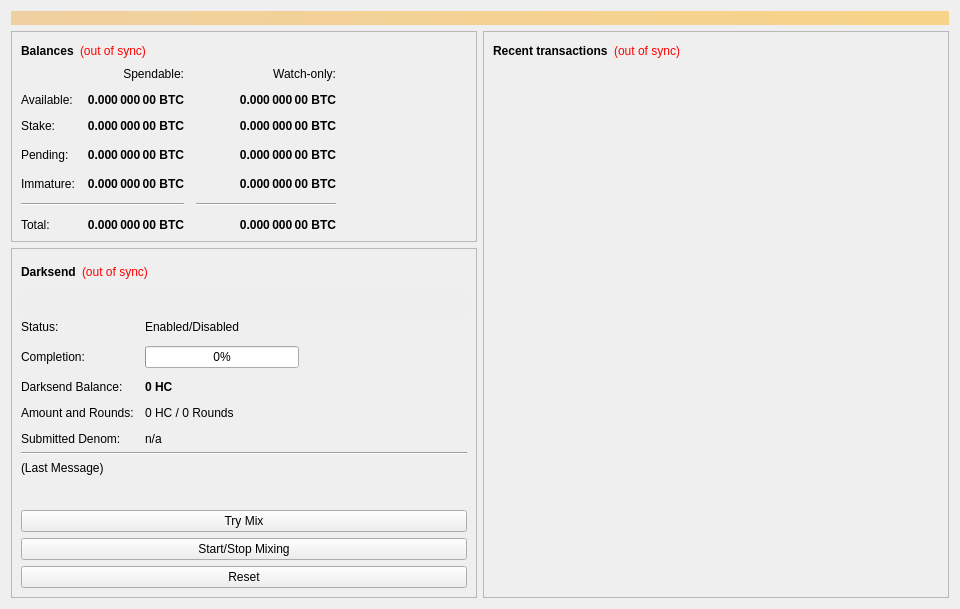
<?xml version="1.0" encoding="UTF-8"?>
<ui version="4.0">
 <class>OverviewPage</class>
 <widget class="QWidget" name="OverviewPage">
  <property name="geometry">
   <rect>
    <x>0</x>
    <y>0</y>
    <width>960</width>
    <height>594</height>
   </rect>
  </property>
  <property name="minimumSize">
   <size>
    <width>960</width>
    <height>0</height>
   </size>
  </property>
  <property name="windowTitle">
   <string>Form</string>
  </property>
  <layout class="QVBoxLayout" name="topLayout">
   <item>
    <widget class="QLabel" name="labelAlerts">
     <property name="visible">
      <bool>false</bool>
     </property>
     <property name="styleSheet">
      <string notr="true">background-color: qlineargradient(x1: 0, y1: 0, x2: 1, y2: 0, stop:0 #F0D0A0, stop:1 #F8D488); color:#000000;</string>
     </property>
     <property name="wordWrap">
      <bool>true</bool>
     </property>
     <property name="margin">
      <number>3</number>
     </property>
    </widget>
   </item>
   <item>
    <layout class="QHBoxLayout" name="horizontalLayout" stretch="1,1">
     <item>
      <layout class="QVBoxLayout" name="verticalLayout_2">
       <item>
        <widget class="QFrame" name="frame">
         <property name="frameShape">
          <enum>QFrame::StyledPanel</enum>
         </property>
         <property name="frameShadow">
          <enum>QFrame::Raised</enum>
         </property>
         <layout class="QVBoxLayout" name="verticalLayout_4">
          <item>
           <layout class="QHBoxLayout" name="horizontalLayout_4">
            <item>
             <widget class="QLabel" name="label_5">
              <property name="font">
               <font>
                <weight>75</weight>
                <bold>true</bold>
               </font>
              </property>
              <property name="text">
               <string>Balances</string>
              </property>
             </widget>
            </item>
            <item>
             <widget class="QLabel" name="labelWalletStatus">
              <property name="cursor">
               <cursorShape>WhatsThisCursor</cursorShape>
              </property>
              <property name="toolTip">
               <string>The displayed information may be out of date. Your wallet automatically synchronizes with the Harvest network after a connection is established, but this process has not completed yet.</string>
              </property>
              <property name="styleSheet">
               <string notr="true">QLabel { color: red; }</string>
              </property>
              <property name="text">
               <string notr="true">(out of sync)</string>
              </property>
              <property name="alignment">
               <set>Qt::AlignLeading|Qt::AlignLeft|Qt::AlignVCenter</set>
              </property>
             </widget>
            </item>
            <item>
             <spacer name="horizontalSpacer_3">
              <property name="orientation">
               <enum>Qt::Horizontal</enum>
              </property>
              <property name="sizeHint" stdset="0">
               <size>
                <width>40</width>
                <height>20</height>
               </size>
              </property>
             </spacer>
            </item>
           </layout>
          </item>
          <item>
           <layout class="QGridLayout" name="gridLayout">
            <property name="spacing">
             <number>12</number>
            </property>
            <item row="3" column="2">
             <widget class="QLabel" name="labelWatchPending">
              <property name="font">
               <font>
                <weight>75</weight>
                <bold>true</bold>
               </font>
              </property>
              <property name="cursor">
               <cursorShape>IBeamCursor</cursorShape>
              </property>
              <property name="toolTip">
               <string>Unconfirmed transactions to watch-only addresses</string>
              </property>
              <property name="text">
               <string notr="true">0.000 000 00 BTC</string>
              </property>
              <property name="alignment">
               <set>Qt::AlignRight|Qt::AlignTrailing|Qt::AlignVCenter</set>
              </property>
              <property name="textInteractionFlags">
               <set>Qt::LinksAccessibleByMouse|Qt::TextSelectableByKeyboard|Qt::TextSelectableByMouse</set>
              </property>
             </widget>
            </item>
            <item row="3" column="1">
             <widget class="QLabel" name="labelUnconfirmed">
              <property name="font">
               <font>
                <weight>75</weight>
                <bold>true</bold>
               </font>
              </property>
              <property name="cursor">
               <cursorShape>IBeamCursor</cursorShape>
              </property>
              <property name="toolTip">
               <string>Total of transactions that have yet to be confirmed, and do not yet count toward the spendable balance</string>
              </property>
              <property name="text">
               <string notr="true">0.000 000 00 BTC</string>
              </property>
              <property name="alignment">
               <set>Qt::AlignRight|Qt::AlignTrailing|Qt::AlignVCenter</set>
              </property>
              <property name="textInteractionFlags">
               <set>Qt::LinksAccessibleByMouse|Qt::TextSelectableByKeyboard|Qt::TextSelectableByMouse</set>
              </property>
             </widget>
            </item>
            <item row="4" column="2">
             <widget class="QLabel" name="labelWatchImmature">
              <property name="font">
               <font>
                <weight>75</weight>
                <bold>true</bold>
               </font>
              </property>
              <property name="cursor">
               <cursorShape>IBeamCursor</cursorShape>
              </property>
              <property name="toolTip">
               <string>Mined balance in watch-only addresses that has not yet matured</string>
              </property>
              <property name="text">
               <string notr="true">0.000 000 00 BTC</string>
              </property>
              <property name="alignment">
               <set>Qt::AlignRight|Qt::AlignTrailing|Qt::AlignVCenter</set>
              </property>
              <property name="textInteractionFlags">
               <set>Qt::LinksAccessibleByMouse|Qt::TextSelectableByKeyboard|Qt::TextSelectableByMouse</set>
              </property>
             </widget>
            </item>
            <item row="5" column="0" colspan="2">
             <widget class="Line" name="lineSpendableBalance">
              <property name="orientation">
               <enum>Qt::Horizontal</enum>
              </property>
             </widget>
            </item>
            <item row="5" column="2">
             <widget class="Line" name="lineWatchBalance">
              <property name="sizePolicy">
               <sizepolicy hsizetype="Preferred" vsizetype="Fixed">
                <horstretch>0</horstretch>
                <verstretch>0</verstretch>
               </sizepolicy>
              </property>
              <property name="minimumSize">
               <size>
                <width>140</width>
                <height>0</height>
               </size>
              </property>
              <property name="orientation">
               <enum>Qt::Horizontal</enum>
              </property>
             </widget>
            </item>
            <item row="6" column="0">
             <widget class="QLabel" name="labelTotalText">
              <property name="text">
               <string>Total:</string>
              </property>
             </widget>
            </item>
            <item row="4" column="1">
             <widget class="QLabel" name="labelImmature">
              <property name="font">
               <font>
                <weight>75</weight>
                <bold>true</bold>
               </font>
              </property>
              <property name="cursor">
               <cursorShape>IBeamCursor</cursorShape>
              </property>
              <property name="toolTip">
               <string>Mined balance that has not yet matured</string>
              </property>
              <property name="text">
               <string notr="true">0.000 000 00 BTC</string>
              </property>
              <property name="alignment">
               <set>Qt::AlignRight|Qt::AlignTrailing|Qt::AlignVCenter</set>
              </property>
              <property name="textInteractionFlags">
               <set>Qt::LinksAccessibleByMouse|Qt::TextSelectableByKeyboard|Qt::TextSelectableByMouse</set>
              </property>
             </widget>
            </item>
            <item row="3" column="3">
             <spacer name="horizontalSpacer_2">
              <property name="orientation">
               <enum>Qt::Horizontal</enum>
              </property>
              <property name="sizeHint" stdset="0">
               <size>
                <width>40</width>
                <height>20</height>
               </size>
              </property>
             </spacer>
            </item>
            <item row="4" column="0">
             <widget class="QLabel" name="labelImmatureText">
              <property name="text">
               <string>Immature:</string>
              </property>
             </widget>
            </item>
            <item row="6" column="1">
             <widget class="QLabel" name="labelTotal">
              <property name="font">
               <font>
                <weight>75</weight>
                <bold>true</bold>
               </font>
              </property>
              <property name="cursor">
               <cursorShape>IBeamCursor</cursorShape>
              </property>
              <property name="toolTip">
               <string>Your current total balance</string>
              </property>
              <property name="text">
               <string notr="true">0.000 000 00 BTC</string>
              </property>
              <property name="alignment">
               <set>Qt::AlignRight|Qt::AlignTrailing|Qt::AlignVCenter</set>
              </property>
              <property name="textInteractionFlags">
               <set>Qt::LinksAccessibleByMouse|Qt::TextSelectableByKeyboard|Qt::TextSelectableByMouse</set>
              </property>
             </widget>
            </item>
            <item row="6" column="2">
             <widget class="QLabel" name="labelWatchTotal">
              <property name="font">
               <font>
                <weight>75</weight>
                <bold>true</bold>
               </font>
              </property>
              <property name="cursor">
               <cursorShape>IBeamCursor</cursorShape>
              </property>
              <property name="toolTip">
               <string>Current total balance in watch-only addresses</string>
              </property>
              <property name="text">
               <string notr="true">0.000 000 00 BTC</string>
              </property>
              <property name="alignment">
               <set>Qt::AlignRight|Qt::AlignTrailing|Qt::AlignVCenter</set>
              </property>
              <property name="textInteractionFlags">
               <set>Qt::LinksAccessibleByMouse|Qt::TextSelectableByKeyboard|Qt::TextSelectableByMouse</set>
              </property>
             </widget>
            </item>
            <item row="0" column="2">
             <widget class="QLabel" name="labelWatchonly">
              <property name="text">
               <string>Watch-only:</string>
              </property>
              <property name="alignment">
               <set>Qt::AlignRight|Qt::AlignTrailing|Qt::AlignVCenter</set>
              </property>
             </widget>
            </item>
            <item row="1" column="0">
             <widget class="QLabel" name="labelBalanceText">
              <property name="text">
               <string>Available:</string>
              </property>
             </widget>
            </item>
            <item row="1" column="1">
             <widget class="QLabel" name="labelBalance">
              <property name="font">
               <font>
                <weight>75</weight>
                <bold>true</bold>
               </font>
              </property>
              <property name="cursor">
               <cursorShape>IBeamCursor</cursorShape>
              </property>
              <property name="toolTip">
               <string>Your current spendable balance</string>
              </property>
              <property name="text">
               <string notr="true">0.000 000 00 BTC</string>
              </property>
              <property name="alignment">
               <set>Qt::AlignRight|Qt::AlignTrailing|Qt::AlignVCenter</set>
              </property>
              <property name="textInteractionFlags">
               <set>Qt::LinksAccessibleByMouse|Qt::TextSelectableByKeyboard|Qt::TextSelectableByMouse</set>
              </property>
             </widget>
            </item>
            <item row="2" column="0">
             <widget class="QLabel" name="label_10">
              <property name="text">
               <string>Stake:</string>
              </property>
             </widget>
            </item>
            <item row="2" column="1">
             <widget class="QLabel" name="labelStake">
              <property name="font">
               <font>
                <weight>75</weight>
                <bold>true</bold>
               </font>
              </property>
              <property name="cursor">
               <cursorShape>IBeamCursor</cursorShape>
              </property>
              <property name="toolTip">
               <string>Total of coins that was staked, and do not yet count toward the current balance</string>
              </property>
              <property name="text">
               <string notr="true">0.000 000 00 BTC</string>
              </property>
              <property name="alignment">
               <set>Qt::AlignRight|Qt::AlignTrailing|Qt::AlignVCenter</set>
              </property>
              <property name="textInteractionFlags">
               <set>Qt::LinksAccessibleByMouse|Qt::TextSelectableByKeyboard|Qt::TextSelectableByMouse</set>
              </property>
             </widget>
            </item>
            <item row="2" column="2">
             <widget class="QLabel" name="labelWatchStake">
              <property name="font">
               <font>
                <weight>75</weight>
                <bold>true</bold>
               </font>
              </property>
              <property name="cursor">
               <cursorShape>IBeamCursor</cursorShape>
              </property>
              <property name="toolTip">
               <string>Total of coins that was staked in watch-only addresses, and do not yet count toward the current watch-only balance</string>
              </property>
              <property name="text">
               <string notr="true">0.000 000 00 BTC</string>
              </property>
              <property name="alignment">
               <set>Qt::AlignRight|Qt::AlignTrailing|Qt::AlignVCenter</set>
              </property>
              <property name="textInteractionFlags">
               <set>Qt::LinksAccessibleByMouse|Qt::TextSelectableByKeyboard|Qt::TextSelectableByMouse</set>
              </property>
             </widget>
            </item>
            <item row="1" column="2">
             <widget class="QLabel" name="labelWatchAvailable">
              <property name="font">
               <font>
                <weight>75</weight>
                <bold>true</bold>
               </font>
              </property>
              <property name="cursor">
               <cursorShape>IBeamCursor</cursorShape>
              </property>
              <property name="toolTip">
               <string>Your current balance in watch-only addresses</string>
              </property>
              <property name="text">
               <string notr="true">0.000 000 00 BTC</string>
              </property>
              <property name="alignment">
               <set>Qt::AlignRight|Qt::AlignTrailing|Qt::AlignVCenter</set>
              </property>
              <property name="textInteractionFlags">
               <set>Qt::LinksAccessibleByMouse|Qt::TextSelectableByKeyboard|Qt::TextSelectableByMouse</set>
              </property>
             </widget>
            </item>
            <item row="3" column="0">
             <widget class="QLabel" name="labelPendingText">
              <property name="text">
               <string>Pending:</string>
              </property>
             </widget>
            </item>
            <item row="0" column="1">
             <widget class="QLabel" name="labelSpendable">
              <property name="text">
               <string>Spendable:</string>
              </property>
              <property name="alignment">
               <set>Qt::AlignRight|Qt::AlignTrailing|Qt::AlignVCenter</set>
              </property>
             </widget>
            </item>
           </layout>
          </item>
         </layout>
        </widget>
       </item>
       <item>
        <widget class="QFrame" name="frameDarksend">
         <property name="sizePolicy">
          <sizepolicy hsizetype="Expanding" vsizetype="Expanding">
           <horstretch>0</horstretch>
           <verstretch>0</verstretch>
          </sizepolicy>
         </property>
         <property name="minimumSize">
          <size>
           <width>0</width>
           <height>350</height>
          </size>
         </property>
         <property name="layoutDirection">
          <enum>Qt::LeftToRight</enum>
         </property>
         <property name="frameShape">
          <enum>QFrame::StyledPanel</enum>
         </property>
         <property name="frameShadow">
          <enum>QFrame::Raised</enum>
         </property>
         <layout class="QVBoxLayout" name="verticalLayout_5">
          <item>
           <layout class="QHBoxLayout" name="horizontalLayout_5">
            <item>
             <widget class="QLabel" name="label_2">
              <property name="font">
               <font>
                <weight>75</weight>
                <bold>true</bold>
               </font>
              </property>
              <property name="text">
               <string>Darksend</string>
              </property>
             </widget>
            </item>
            <item>
             <widget class="QLabel" name="labelDarksendSyncStatus">
              <property name="toolTip">
               <string>The displayed information may be out of date. Your wallet automatically synchronizes with the Harvest network after a connection is established, but this process has not completed yet.</string>
              </property>
              <property name="styleSheet">
               <string notr="true">QLabel { color: red; }</string>
              </property>
              <property name="text">
               <string notr="true">(out of sync)</string>
              </property>
              <property name="alignment">
               <set>Qt::AlignLeading|Qt::AlignLeft|Qt::AlignVCenter</set>
              </property>
             </widget>
            </item>
            <item>
             <spacer name="horizontalSpacer_4">
              <property name="orientation">
               <enum>Qt::Horizontal</enum>
              </property>
              <property name="sizeHint" stdset="0">
               <size>
                <width>40</width>
                <height>20</height>
               </size>
              </property>
             </spacer>
            </item>
           </layout>
          </item>
          <item>
           <widget class="QPushButton" name="runAutoDenom">
            <property name="palette">
             <palette>
              <active>
               <colorrole role="WindowText">
                <brush brushstyle="SolidPattern">
                 <color alpha="255">
                  <red>0</red>
                  <green>0</green>
                  <blue>0</blue>
                 </color>
                </brush>
               </colorrole>
               <colorrole role="Button">
                <brush brushstyle="SolidPattern">
                 <color alpha="255">
                  <red>239</red>
                  <green>238</green>
                  <blue>238</blue>
                 </color>
                </brush>
               </colorrole>
               <colorrole role="Light">
                <brush brushstyle="SolidPattern">
                 <color alpha="255">
                  <red>255</red>
                  <green>255</green>
                  <blue>255</blue>
                 </color>
                </brush>
               </colorrole>
               <colorrole role="Midlight">
                <brush brushstyle="SolidPattern">
                 <color alpha="255">
                  <red>247</red>
                  <green>246</green>
                  <blue>246</blue>
                 </color>
                </brush>
               </colorrole>
               <colorrole role="Dark">
                <brush brushstyle="SolidPattern">
                 <color alpha="255">
                  <red>119</red>
                  <green>119</green>
                  <blue>119</blue>
                 </color>
                </brush>
               </colorrole>
               <colorrole role="Mid">
                <brush brushstyle="SolidPattern">
                 <color alpha="255">
                  <red>159</red>
                  <green>159</green>
                  <blue>159</blue>
                 </color>
                </brush>
               </colorrole>
               <colorrole role="Text">
                <brush brushstyle="SolidPattern">
                 <color alpha="255">
                  <red>0</red>
                  <green>0</green>
                  <blue>0</blue>
                 </color>
                </brush>
               </colorrole>
               <colorrole role="BrightText">
                <brush brushstyle="SolidPattern">
                 <color alpha="255">
                  <red>255</red>
                  <green>255</green>
                  <blue>255</blue>
                 </color>
                </brush>
               </colorrole>
               <colorrole role="ButtonText">
                <brush brushstyle="SolidPattern">
                 <color alpha="255">
                  <red>0</red>
                  <green>0</green>
                  <blue>0</blue>
                 </color>
                </brush>
               </colorrole>
               <colorrole role="Base">
                <brush brushstyle="SolidPattern">
                 <color alpha="255">
                  <red>255</red>
                  <green>255</green>
                  <blue>255</blue>
                 </color>
                </brush>
               </colorrole>
               <colorrole role="Window">
                <brush brushstyle="SolidPattern">
                 <color alpha="255">
                  <red>239</red>
                  <green>238</green>
                  <blue>238</blue>
                 </color>
                </brush>
               </colorrole>
               <colorrole role="Shadow">
                <brush brushstyle="SolidPattern">
                 <color alpha="255">
                  <red>0</red>
                  <green>0</green>
                  <blue>0</blue>
                 </color>
                </brush>
               </colorrole>
               <colorrole role="AlternateBase">
                <brush brushstyle="SolidPattern">
                 <color alpha="255">
                  <red>247</red>
                  <green>246</green>
                  <blue>246</blue>
                 </color>
                </brush>
               </colorrole>
               <colorrole role="ToolTipBase">
                <brush brushstyle="SolidPattern">
                 <color alpha="255">
                  <red>255</red>
                  <green>255</green>
                  <blue>220</blue>
                 </color>
                </brush>
               </colorrole>
               <colorrole role="ToolTipText">
                <brush brushstyle="SolidPattern">
                 <color alpha="255">
                  <red>0</red>
                  <green>0</green>
                  <blue>0</blue>
                 </color>
                </brush>
               </colorrole>
              </active>
              <inactive>
               <colorrole role="WindowText">
                <brush brushstyle="SolidPattern">
                 <color alpha="255">
                  <red>0</red>
                  <green>0</green>
                  <blue>0</blue>
                 </color>
                </brush>
               </colorrole>
               <colorrole role="Button">
                <brush brushstyle="SolidPattern">
                 <color alpha="255">
                  <red>239</red>
                  <green>238</green>
                  <blue>238</blue>
                 </color>
                </brush>
               </colorrole>
               <colorrole role="Light">
                <brush brushstyle="SolidPattern">
                 <color alpha="255">
                  <red>255</red>
                  <green>255</green>
                  <blue>255</blue>
                 </color>
                </brush>
               </colorrole>
               <colorrole role="Midlight">
                <brush brushstyle="SolidPattern">
                 <color alpha="255">
                  <red>247</red>
                  <green>246</green>
                  <blue>246</blue>
                 </color>
                </brush>
               </colorrole>
               <colorrole role="Dark">
                <brush brushstyle="SolidPattern">
                 <color alpha="255">
                  <red>119</red>
                  <green>119</green>
                  <blue>119</blue>
                 </color>
                </brush>
               </colorrole>
               <colorrole role="Mid">
                <brush brushstyle="SolidPattern">
                 <color alpha="255">
                  <red>159</red>
                  <green>159</green>
                  <blue>159</blue>
                 </color>
                </brush>
               </colorrole>
               <colorrole role="Text">
                <brush brushstyle="SolidPattern">
                 <color alpha="255">
                  <red>0</red>
                  <green>0</green>
                  <blue>0</blue>
                 </color>
                </brush>
               </colorrole>
               <colorrole role="BrightText">
                <brush brushstyle="SolidPattern">
                 <color alpha="255">
                  <red>255</red>
                  <green>255</green>
                  <blue>255</blue>
                 </color>
                </brush>
               </colorrole>
               <colorrole role="ButtonText">
                <brush brushstyle="SolidPattern">
                 <color alpha="255">
                  <red>0</red>
                  <green>0</green>
                  <blue>0</blue>
                 </color>
                </brush>
               </colorrole>
               <colorrole role="Base">
                <brush brushstyle="SolidPattern">
                 <color alpha="255">
                  <red>255</red>
                  <green>255</green>
                  <blue>255</blue>
                 </color>
                </brush>
               </colorrole>
               <colorrole role="Window">
                <brush brushstyle="SolidPattern">
                 <color alpha="255">
                  <red>239</red>
                  <green>238</green>
                  <blue>238</blue>
                 </color>
                </brush>
               </colorrole>
               <colorrole role="Shadow">
                <brush brushstyle="SolidPattern">
                 <color alpha="255">
                  <red>0</red>
                  <green>0</green>
                  <blue>0</blue>
                 </color>
                </brush>
               </colorrole>
               <colorrole role="AlternateBase">
                <brush brushstyle="SolidPattern">
                 <color alpha="255">
                  <red>247</red>
                  <green>246</green>
                  <blue>246</blue>
                 </color>
                </brush>
               </colorrole>
               <colorrole role="ToolTipBase">
                <brush brushstyle="SolidPattern">
                 <color alpha="255">
                  <red>255</red>
                  <green>255</green>
                  <blue>220</blue>
                 </color>
                </brush>
               </colorrole>
               <colorrole role="ToolTipText">
                <brush brushstyle="SolidPattern">
                 <color alpha="255">
                  <red>0</red>
                  <green>0</green>
                  <blue>0</blue>
                 </color>
                </brush>
               </colorrole>
              </inactive>
              <disabled>
               <colorrole role="WindowText">
                <brush brushstyle="SolidPattern">
                 <color alpha="255">
                  <red>119</red>
                  <green>119</green>
                  <blue>119</blue>
                 </color>
                </brush>
               </colorrole>
               <colorrole role="Button">
                <brush brushstyle="SolidPattern">
                 <color alpha="255">
                  <red>239</red>
                  <green>238</green>
                  <blue>238</blue>
                 </color>
                </brush>
               </colorrole>
               <colorrole role="Light">
                <brush brushstyle="SolidPattern">
                 <color alpha="255">
                  <red>255</red>
                  <green>255</green>
                  <blue>255</blue>
                 </color>
                </brush>
               </colorrole>
               <colorrole role="Midlight">
                <brush brushstyle="SolidPattern">
                 <color alpha="255">
                  <red>247</red>
                  <green>246</green>
                  <blue>246</blue>
                 </color>
                </brush>
               </colorrole>
               <colorrole role="Dark">
                <brush brushstyle="SolidPattern">
                 <color alpha="255">
                  <red>119</red>
                  <green>119</green>
                  <blue>119</blue>
                 </color>
                </brush>
               </colorrole>
               <colorrole role="Mid">
                <brush brushstyle="SolidPattern">
                 <color alpha="255">
                  <red>159</red>
                  <green>159</green>
                  <blue>159</blue>
                 </color>
                </brush>
               </colorrole>
               <colorrole role="Text">
                <brush brushstyle="SolidPattern">
                 <color alpha="255">
                  <red>119</red>
                  <green>119</green>
                  <blue>119</blue>
                 </color>
                </brush>
               </colorrole>
               <colorrole role="BrightText">
                <brush brushstyle="SolidPattern">
                 <color alpha="255">
                  <red>255</red>
                  <green>255</green>
                  <blue>255</blue>
                 </color>
                </brush>
               </colorrole>
               <colorrole role="ButtonText">
                <brush brushstyle="SolidPattern">
                 <color alpha="255">
                  <red>119</red>
                  <green>119</green>
                  <blue>119</blue>
                 </color>
                </brush>
               </colorrole>
               <colorrole role="Base">
                <brush brushstyle="SolidPattern">
                 <color alpha="255">
                  <red>239</red>
                  <green>238</green>
                  <blue>238</blue>
                 </color>
                </brush>
               </colorrole>
               <colorrole role="Window">
                <brush brushstyle="SolidPattern">
                 <color alpha="255">
                  <red>239</red>
                  <green>238</green>
                  <blue>238</blue>
                 </color>
                </brush>
               </colorrole>
               <colorrole role="Shadow">
                <brush brushstyle="SolidPattern">
                 <color alpha="255">
                  <red>0</red>
                  <green>0</green>
                  <blue>0</blue>
                 </color>
                </brush>
               </colorrole>
               <colorrole role="AlternateBase">
                <brush brushstyle="SolidPattern">
                 <color alpha="255">
                  <red>239</red>
                  <green>238</green>
                  <blue>238</blue>
                 </color>
                </brush>
               </colorrole>
               <colorrole role="ToolTipBase">
                <brush brushstyle="SolidPattern">
                 <color alpha="255">
                  <red>255</red>
                  <green>255</green>
                  <blue>220</blue>
                 </color>
                </brush>
               </colorrole>
               <colorrole role="ToolTipText">
                <brush brushstyle="SolidPattern">
                 <color alpha="255">
                  <red>0</red>
                  <green>0</green>
                  <blue>0</blue>
                 </color>
                </brush>
               </colorrole>
              </disabled>
             </palette>
            </property>
            <property name="focusPolicy">
             <enum>Qt::NoFocus</enum>
            </property>
            <property name="autoFillBackground">
             <bool>true</bool>
            </property>
            <property name="text">
             <string/>
            </property>
            <property name="flat">
             <bool>true</bool>
            </property>
           </widget>
          </item>
          <item>
           <layout class="QFormLayout" name="formLayout">
            <property name="fieldGrowthPolicy">
             <enum>QFormLayout::AllNonFixedFieldsGrow</enum>
            </property>
            <property name="horizontalSpacing">
             <number>11</number>
            </property>
            <property name="verticalSpacing">
             <number>12</number>
            </property>
            <item row="0" column="0">
             <widget class="QLabel" name="label_6">
              <property name="text">
               <string>Status:</string>
              </property>
             </widget>
            </item>
            <item row="1" column="0">
             <widget class="QLabel" name="label_7">
              <property name="text">
               <string>Completion:</string>
              </property>
             </widget>
            </item>
            <item row="1" column="1">
             <widget class="QProgressBar" name="darksendProgress">
              <property name="maximumSize">
               <size>
                <width>154</width>
                <height>16777215</height>
               </size>
              </property>
              <property name="value">
               <number>0</number>
              </property>
             </widget>
            </item>
            <item row="3" column="0">
             <widget class="QLabel" name="labelAnonymizedText">
              <property name="text">
               <string>Darksend Balance:</string>
              </property>
             </widget>
            </item>
            <item row="3" column="1">
             <widget class="QLabel" name="labelAnonymized">
              <property name="font">
               <font>
                <weight>75</weight>
                <bold>true</bold>
               </font>
              </property>
              <property name="text">
               <string notr="true">0 HC</string>
              </property>
             </widget>
            </item>
            <item row="4" column="0">
             <widget class="QLabel" name="label_8">
              <property name="text">
               <string>Amount and Rounds:</string>
              </property>
             </widget>
            </item>
            <item row="4" column="1">
             <widget class="QLabel" name="labelAmountRounds">
              <property name="text">
               <string>0 HC / 0 Rounds</string>
              </property>
             </widget>
            </item>
            <item row="5" column="0">
             <widget class="QLabel" name="label_9">
              <property name="text">
               <string>Submitted Denom:</string>
              </property>
             </widget>
            </item>
            <item row="5" column="1">
             <widget class="QLabel" name="labelSubmittedDenom">
              <property name="toolTip">
               <string>The denominations you submitted to the Masternode.&lt;br&gt;To mix, other users must submit the exact same denominations.</string>
              </property>
              <property name="text">
               <string>n/a</string>
              </property>
             </widget>
            </item>
            <item row="0" column="1">
             <widget class="QLabel" name="darksendEnabled">
              <property name="text">
               <string>Enabled/Disabled</string>
              </property>
             </widget>
            </item>
           </layout>
          </item>
          <item>
           <widget class="Line" name="lineLastMessage">
            <property name="orientation">
             <enum>Qt::Horizontal</enum>
            </property>
           </widget>
          </item>
          <item>
           <widget class="QLabel" name="darksendStatus">
            <property name="minimumSize">
             <size>
              <width>288</width>
              <height>43</height>
             </size>
            </property>
            <property name="text">
             <string>(Last Message)</string>
            </property>
            <property name="alignment">
             <set>Qt::AlignLeading|Qt::AlignLeft|Qt::AlignTop</set>
            </property>
            <property name="wordWrap">
             <bool>true</bool>
            </property>
           </widget>
          </item>
          <item>
           <widget class="QPushButton" name="darksendAuto">
            <property name="sizePolicy">
             <sizepolicy hsizetype="MinimumExpanding" vsizetype="Fixed">
              <horstretch>0</horstretch>
              <verstretch>0</verstretch>
             </sizepolicy>
            </property>
            <property name="toolTip">
             <string>Try to manually submit a Darksend request.</string>
            </property>
            <property name="text">
             <string>Try Mix</string>
            </property>
           </widget>
          </item>
          <item>
           <widget class="QPushButton" name="toggleDarksend">
            <property name="sizePolicy">
             <sizepolicy hsizetype="MinimumExpanding" vsizetype="Fixed">
              <horstretch>0</horstretch>
              <verstretch>0</verstretch>
             </sizepolicy>
            </property>
            <property name="text">
             <string>Start/Stop Mixing</string>
            </property>
           </widget>
          </item>
          <item>
           <widget class="QPushButton" name="darksendReset">
            <property name="sizePolicy">
             <sizepolicy hsizetype="MinimumExpanding" vsizetype="Fixed">
              <horstretch>0</horstretch>
              <verstretch>0</verstretch>
             </sizepolicy>
            </property>
            <property name="toolTip">
             <string>Reset the current status of Darksend (can interrupt Darksend if it's in the process of Mixing, which can cost you money!)</string>
            </property>
            <property name="autoFillBackground">
             <bool>false</bool>
            </property>
            <property name="text">
             <string>Reset</string>
            </property>
           </widget>
          </item>
         </layout>
        </widget>
       </item>
       <item>
        <spacer name="verticalSpacer">
         <property name="orientation">
          <enum>Qt::Vertical</enum>
         </property>
         <property name="sizeHint" stdset="0">
          <size>
           <width>20</width>
           <height>40</height>
          </size>
         </property>
        </spacer>
       </item>
      </layout>
     </item>
     <item>
      <layout class="QVBoxLayout" name="verticalLayout_3">
       <item>
        <widget class="QFrame" name="frame_2">
         <property name="frameShape">
          <enum>QFrame::StyledPanel</enum>
         </property>
         <property name="frameShadow">
          <enum>QFrame::Raised</enum>
         </property>
         <layout class="QVBoxLayout" name="verticalLayout">
          <item>
           <layout class="QHBoxLayout" name="horizontalLayout_2">
            <item>
             <widget class="QLabel" name="label_4">
              <property name="font">
               <font>
                <weight>75</weight>
                <bold>true</bold>
               </font>
              </property>
              <property name="text">
               <string>Recent transactions</string>
              </property>
             </widget>
            </item>
            <item>
             <widget class="QLabel" name="labelTransactionsStatus">
              <property name="cursor">
               <cursorShape>WhatsThisCursor</cursorShape>
              </property>
              <property name="toolTip">
               <string>The displayed information may be out of date. Your wallet automatically synchronizes with the Harvest network after a connection is established, but this process has not completed yet.</string>
              </property>
              <property name="styleSheet">
               <string notr="true">QLabel { color: red; }</string>
              </property>
              <property name="text">
               <string notr="true">(out of sync)</string>
              </property>
              <property name="alignment">
               <set>Qt::AlignRight|Qt::AlignTrailing|Qt::AlignVCenter</set>
              </property>
             </widget>
            </item>
            <item>
             <spacer name="horizontalSpacer">
              <property name="orientation">
               <enum>Qt::Horizontal</enum>
              </property>
              <property name="sizeHint" stdset="0">
               <size>
                <width>40</width>
                <height>20</height>
               </size>
              </property>
             </spacer>
            </item>
           </layout>
          </item>
          <item>
           <widget class="QListView" name="listTransactions">
            <property name="styleSheet">
             <string notr="true">QListView { background: transparent; }</string>
            </property>
            <property name="frameShape">
             <enum>QFrame::NoFrame</enum>
            </property>
            <property name="verticalScrollBarPolicy">
             <enum>Qt::ScrollBarAlwaysOff</enum>
            </property>
            <property name="horizontalScrollBarPolicy">
             <enum>Qt::ScrollBarAlwaysOff</enum>
            </property>
            <property name="selectionMode">
             <enum>QAbstractItemView::NoSelection</enum>
            </property>
           </widget>
          </item>
         </layout>
        </widget>
       </item>
      </layout>
     </item>
    </layout>
   </item>
  </layout>
 </widget>
 <resources/>
 <connections/>
</ui>
